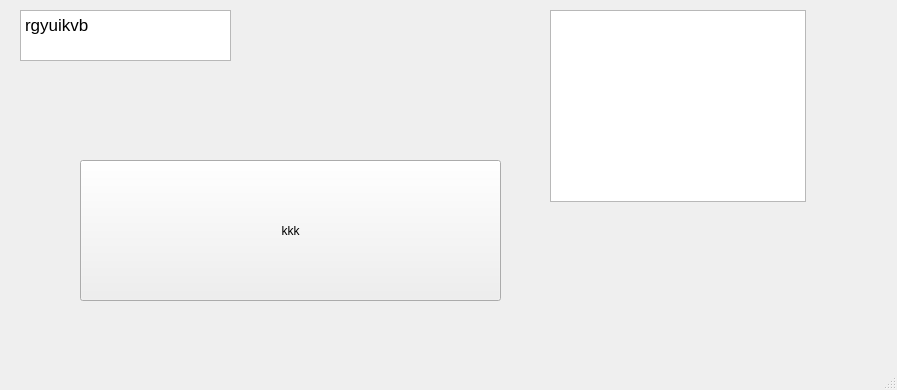
<?xml version="1.0" encoding="UTF-8"?>
<ui version="4.0">
 <class>MainWindow</class>
 <widget class="QMainWindow" name="MainWindow">
  <property name="geometry">
   <rect>
    <x>0</x>
    <y>0</y>
    <width>897</width>
    <height>390</height>
   </rect>
  </property>
  <property name="windowTitle">
   <string>MainWindow</string>
  </property>
  <widget class="QWidget" name="centralwidget">
   <widget class="QTextEdit" name="textEdit">
    <property name="geometry">
     <rect>
      <x>20</x>
      <y>10</y>
      <width>211</width>
      <height>51</height>
     </rect>
    </property>
    <property name="html">
     <string>&lt;!DOCTYPE HTML PUBLIC &quot;-//W3C//DTD HTML 4.0//EN&quot; &quot;http://www.w3.org/TR/REC-html40/strict.dtd&quot;&gt;
&lt;html&gt;&lt;head&gt;&lt;meta name=&quot;qrichtext&quot; content=&quot;1&quot; /&gt;&lt;meta charset=&quot;utf-8&quot; /&gt;&lt;style type=&quot;text/css&quot;&gt;
p, li { white-space: pre-wrap; }
&lt;/style&gt;&lt;/head&gt;&lt;body style=&quot; font-family:'.AppleSystemUIFont'; font-size:13pt; font-weight:400; font-style:normal;&quot;&gt;
&lt;p style=&quot; margin-top:0px; margin-bottom:0px; margin-left:0px; margin-right:0px; -qt-block-indent:0; text-indent:0px;&quot;&gt;rgyuikvb&lt;/p&gt;&lt;/body&gt;&lt;/html&gt;</string>
    </property>
   </widget>
   <widget class="QPushButton" name="pushButton">
    <property name="geometry">
     <rect>
      <x>80</x>
      <y>160</y>
      <width>421</width>
      <height>141</height>
     </rect>
    </property>
    <property name="text">
     <string>kkk</string>
    </property>
   </widget>
   <widget class="QTableWidget" name="tableWidget">
    <property name="geometry">
     <rect>
      <x>550</x>
      <y>10</y>
      <width>256</width>
      <height>192</height>
     </rect>
    </property>
   </widget>
  </widget>
  <widget class="QMenuBar" name="menubar">
   <property name="geometry">
    <rect>
     <x>0</x>
     <y>0</y>
     <width>897</width>
     <height>24</height>
    </rect>
   </property>
  </widget>
  <widget class="QStatusBar" name="statusbar"/>
 </widget>
 <resources/>
 <connections/>
</ui>
